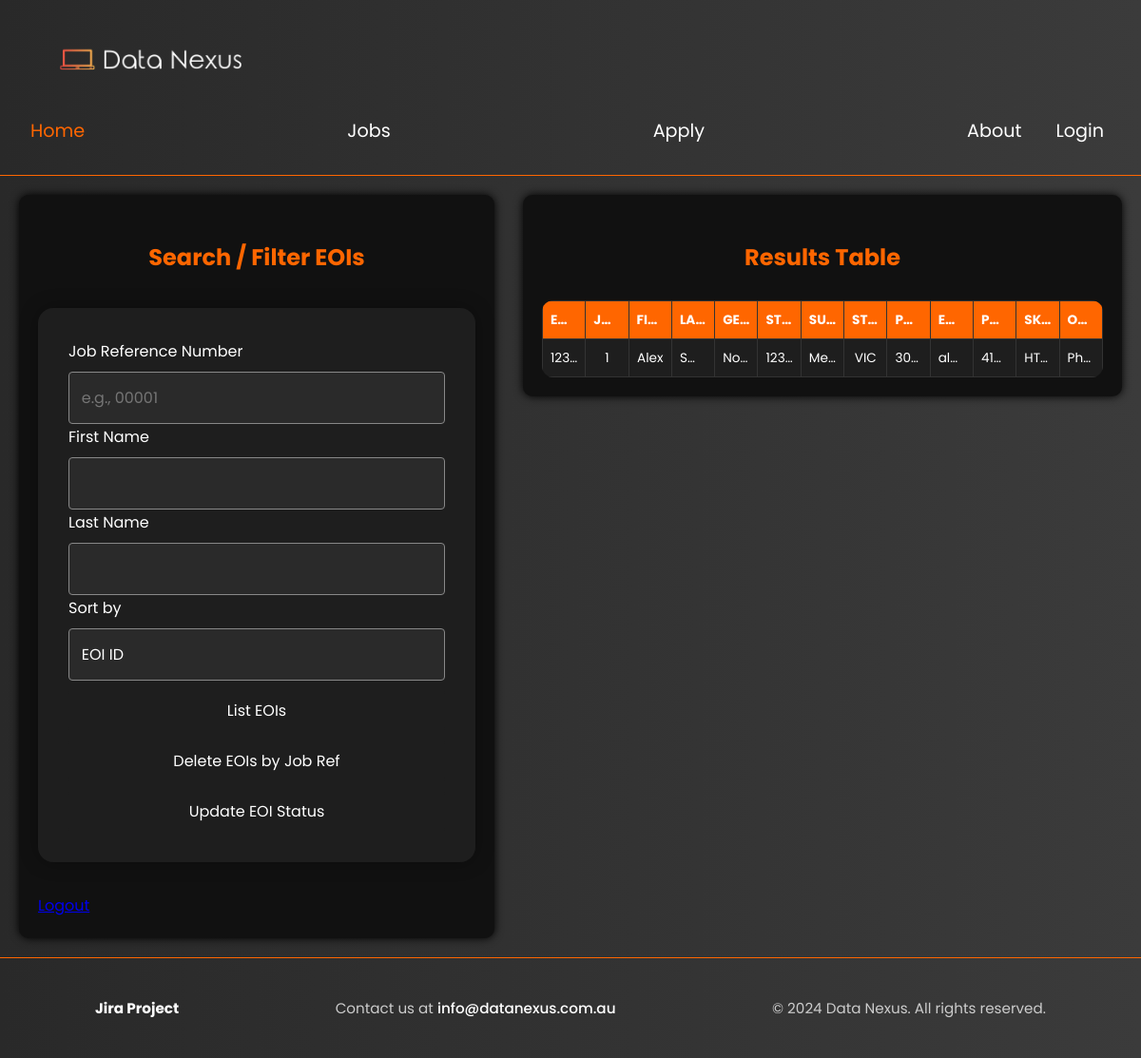
Page /web_tech_prj-main/manage.php (signed in) on the committed database.
### tables this page shows
CREATE TABLE `eoi` (
  `EOInumber` int(11) NOT NULL,
  `job_reference_number` int(10) NOT NULL,
  `first_name` varchar(50) NOT NULL,
  `last_name` varchar(50) NOT NULL,
  `gender` varchar(10) NOT NULL,
  `street_address` varchar(46) NOT NULL,
  `suburb` varchar(60) NOT NULL,
  `state` varchar(3) NOT NULL,
  `postcode` varchar(4) NOT NULL,
  `email address` varchar(360) NOT NULL,
  `phone_number` int(15) NOT NULL,
  `skills` varchar(500) NOT NULL,
  `other_skills` varchar(500) NOT NULL
);

### web_tech_prj-main/manage.php (the view, shortened to what this page needs)
<!DOCTYPE html>
<html lang="en">
<head>
    <link href="styles/styles.css" rel="stylesheet">
</head>
<body>
<?php include 'nav.inc'; ?>
<main>
  <section class="filter-form">
    <h2>Search / Filter EOIs</h2>
    <form action="manage.php" method="POST">
      <label for="job_ref">Job Reference Number</label>
      <input type="text" id="job_ref" name="job_ref" placeholder="e.g., 00001">
      <label for="first_name">First Name</label>
      <input type="text" id="first_name" name="first_name">
      <label for="last_name">Last Name</label>
      <input type="text" id="last_name" name="last_name">
      <label for="sort_field">Sort by</label>
      <select name="sort_field" id="sort_field">
        <option value="eoi_id">EOI ID</option>
      </select>
      <button type="submit" name="action" value="list">List EOIs</button>
      <button type="submit" name="action" value="delete">Delete EOIs by Job Ref</button>
      <button type="submit" name="action" value="update_status">Update EOI Status</button>
    </form>
    <a href="logout.php">Logout</a>
  </section>
  <section class="results-table">
    <h2>Results Table</h2>
       <table class="styled-table">
      <?php
      require_once("settings.php");
      $sql = "SELECT * FROM eoi";
      $result = mysqli_query($conn, $sql);
      if (mysqli_num_rows($result) > 0) {
          echo "<thead><tr>";
          $fields = mysqli_fetch_fields($result);
          foreach ($fields as $field) {
              echo "<th>" . htmlspecialchars($field->name) . "</th>";
          }
          echo "</tr></thead><tbody>";
          while ($row = mysqli_fetch_assoc($result)) {
              echo "<tr>";
              foreach ($fields as $field) {
                  $columnName = $field->name;
                  echo "<td>" . htmlspecialchars($row[$columnName]) . "</td>";
              }
              echo "</tr>";
          }
          echo "</tbody>";
      } else {
          echo "<tr><td colspan='100%'>🚫 Database not found.</td></tr>";
      }
      ?>
    </table>
  </section>
</main>
<?php include 'footer.inc'; ?>
</body>
</html>

### web_tech_prj-main/nav.inc
<header>
    <a href="index.php">
        <img src="images/Data_Nexus_Logo-Photoroom.png" id="home-logo" alt="Data Nexus Official Logo">
    </a>
    <nav id="home-navigation">
        <a href="index.php" class="home-navlinks" id="home-current-page">Home</a>
        <a href="jobs.php" class="home-navlinks">Jobs</a>
        <a href="apply.php" class="home-navlinks">Apply</a>
        <a href="about.php" class="home-navlinks">About</a>
    </nav>
        <a href="login.php" class="home-navlinks">Login</a>
</header>

### web_tech_prj-main/footer.inc
<footer>
    <div class="footer-content">
      <a href="https://student-team-d82481z6.atlassian.net/jira/software/projects/PP1/boards/3/timeline?selectedIssue=PP1-28&atlOrigin=eyJpIjoiOTdlZTc1Mjg2MWIyNDVmYmI0NWRlZDRlZDdhZGNmNWEiLCJwIjoiaiJ9" id="footer-items">Jira Project</a>
      <p>Contact us at <a href="mailto:info@datanexus.com.au">info@datanexus.com.au</a></p>
      <p>&copy; 2024 Data Nexus. All rights reserved.</p>
    </div>
  </footer>

### web_tech_prj-main/styles/styles.css (style rules this page uses)
html, body { height: 100%; font-family: 'Poppins', sans-serif; color: white; overflow-x: hidden; max-width: 100%; }
*, *::before, *::after { box-sizing: border-box; }
body { display: flex; flex-direction: column; }
main { flex: 1; }
header { display: flex; align-items: center; background: linear-gradient(to right, #292929, #3b3b3b); padding: 1rem; flex-wrap: wrap; position: sticky; top: 0; z-index: 1000; border-bottom: 1px solid #ff6600; }
#home-current-page, #apply-current-page, #jobs-current-page, #about-current-page { color: #ff6600; }
#home-logo { width: 18rem; max-width: 100%; padding-right: 0.1rem; }
#home-navigation { display: flex; justify-content: center; gap: 15rem; flex-wrap: wrap; }
.home-navlinks { position: relative; text-decoration: none; font-size: 1.2rem; padding: 1rem; border-top: 2px solid transparent; color: white; padding-right: 20px; }
.home-navlinks:after { content: ""; position: absolute; left: 0; bottom: 0; height: 2px; width: 0%; background-color: white; transition: width 0.3s ease-in-out; }
footer { background: linear-gradient(to right, #292929, #3b3b3b); padding: 2rem 1rem; border-top: 1px solid #ff6600; text-align: center; color: #ccc; font-size: 0.95rem; }
.footer-content { max-width: 1000px; margin: 0 auto; display: flex; flex-direction: row; justify-content: space-between; align-items: center; flex-wrap: wrap; gap: 1rem; text-align: center; }
#footer-items { color: #ff6600; text-decoration: none; font-weight: bold; }
.footer-content a { color: white; text-decoration: none; font-weight: 500; }
main { background: linear-gradient(to right, #292929, #3b3b3b); }
#footer-items { text-decoration: none; color: white; }
body { background: linear-gradient(to right, #292929, #3b3b3b); margin: 0; font-family: 'Poppins', sans-serif; color: white; }
table { width: 100%; border-collapse: collapse; margin-top: 2rem; background-color: #1e1e1e; color: white; border-radius: 12px; overflow: hidden; }
th, td { padding: 1.5rem; text-align: center; border-bottom: 1px solid #333; }
th { background-color: #4169E1; color: white; font-weight: bold; text-transform: uppercase; }
* { line-height: 1.7rem; }
h1, h2, h3, h4, h5 { color: #ff6600; margin-bottom: 0.5rem; }
h2 { font-size: 1.5rem; margin-top: 2rem; }
#form, section { padding: 2rem; max-width: 900px; margin: 0 auto; padding-top: 1rem; }
form { max-width: 800px; margin: 0 auto; padding: 2rem; background-color: #1e1e1e; border-radius: 1rem; box-shadow: 0 0 20px rgba(0, 0, 0, 0.3); margin-bottom: 2rem; }
input[type="text"], input[type="email"], input[type="number"], textarea { width: 98%; padding: 0.8rem; margin-top: 0.5rem; border: 1px solid #888; border-radius: 4px; background-color: #2a2a2a; color: white; }
input, select, textarea, button { transition: all 0.2s ease-in-out; font-size: 1rem; padding: 0.5rem; border-radius: 4px; border: none; background-color: #1e1e1e; color: white; font-family: 'Poppins', sans-serif; }
#apply-title, form { animation: fadeSlideIn 1s ease-out forwards; }
select { width: 98%; padding: 0.8rem; margin-top: 0.5rem; border: 1px solid #888; border-radius: 4px; background-color: #2a2a2a; color: white; font-family: 'Poppins', sans-serif; font-size: 1rem; appearance: none; }
img { max-width: 100%; height: auto; display: block; }
html { scroll-behavior: smooth; }
input[type="text"], input[type="email"], input[type="number"], input[type="date"], input[type="tel"], textarea, select { width: 100%; max-width: 100%; box-sizing: border-box; }
footer { flex-direction: column; text-align: center; padding: 1.5rem 1rem; }

### rows in the picture
eoi: EOInumber "123…", job_reference_number "1", first_name "Alex", last_name "S…", gender "No…", street_address "123…", suburb "Me…", state "VIC", postcode "30…", email address "al…", phone_number "41…", skills "HT…", other_skills "Ph…"

### other values in the picture
$field->name "EO…"
$field->name "J…"
$field->name "FI…"
$field->name "LA…"
$field->name "GE…"
$field->name "ST…"
$field->name "SU…"
$field->name "P…"
$field->name "E…"
$field->name "SK…"
$field->name "O…"
